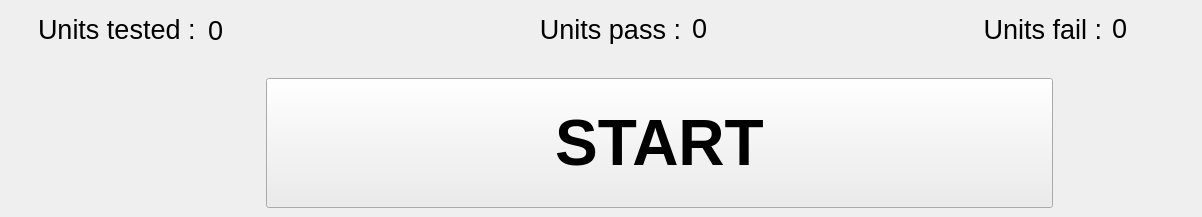
    <widget class="QWidget" name="tab_info">
     <attribute name="title">
      <string>Test</string>
     </attribute>
     <widget class="QLabel" name="lbl_lbl_units_fail">
      <property name="enabled">
       <bool>true</bool>
      </property>
      <property name="geometry">
       <rect>
        <x>941</x>
        <y>14</y>
        <width>161</width>
        <height>30</height>
       </rect>
      </property>
      <property name="font">
       <font>
        <pointsize>20</pointsize>
       </font>
      </property>
      <property name="text">
       <string>Units fail :</string>
      </property>
      <property name="alignment">
       <set>Qt::AlignRight|Qt::AlignTrailing|Qt::AlignVCenter</set>
      </property>
     </widget>
     <widget class="QLabel" name="lbl_lbl_units_tested">
      <property name="enabled">
       <bool>true</bool>
      </property>
      <property name="geometry">
       <rect>
        <x>38</x>
        <y>14</y>
        <width>161</width>
        <height>30</height>
       </rect>
      </property>
      <property name="font">
       <font>
        <pointsize>20</pointsize>
       </font>
      </property>
      <property name="text">
       <string>Units tested :</string>
      </property>
     </widget>
     <widget class="QLabel" name="lbl_units_pass">
      <property name="enabled">
       <bool>true</bool>
      </property>
      <property name="geometry">
       <rect>
        <x>692</x>
        <y>16</y>
        <width>81</width>
        <height>25</height>
       </rect>
      </property>
      <property name="font">
       <font>
        <pointsize>20</pointsize>
       </font>
      </property>
      <property name="text">
       <string>0</string>
      </property>
     </widget>
     <widget class="QLabel" name="lbl_lbl_units_pass">
      <property name="enabled">
       <bool>true</bool>
      </property>
      <property name="geometry">
       <rect>
        <x>520</x>
        <y>14</y>
        <width>161</width>
        <height>30</height>
       </rect>
      </property>
      <property name="font">
       <font>
        <pointsize>20</pointsize>
       </font>
      </property>
      <property name="text">
       <string>Units pass :</string>
      </property>
      <property name="alignment">
       <set>Qt::AlignRight|Qt::AlignTrailing|Qt::AlignVCenter</set>
      </property>
     </widget>
     <widget class="QLabel" name="lbl_units_fail">
      <property name="enabled">
       <bool>true</bool>
      </property>
      <property name="geometry">
       <rect>
        <x>1112</x>
        <y>16</y>
        <width>81</width>
        <height>25</height>
       </rect>
      </property>
      <property name="font">
       <font>
        <pointsize>20</pointsize>
       </font>
      </property>
      <property name="text">
       <string>0</string>
      </property>
     </widget>
     <widget class="QLabel" name="lbl_units_tested">
      <property name="enabled">
       <bool>true</bool>
      </property>
      <property name="geometry">
       <rect>
        <x>208</x>
        <y>18</y>
        <width>79</width>
        <height>25</height>
       </rect>
      </property>
      <property name="font">
       <font>
        <pointsize>20</pointsize>
       </font>
      </property>
      <property name="text">
       <string>0</string>
      </property>
     </widget>
     <widget class="QPushButton" name="btn_lbl_start">
      <property name="geometry">
       <rect>
        <x>266</x>
        <y>78</y>
        <width>787</width>
        <height>130</height>
       </rect>
      </property>
      <property name="font">
       <font>
        <pointsize>48</pointsize>
        <weight>75</weight>
        <bold>true</bold>
       </font>
      </property>
      <property name="styleSheet">
       <string notr="true">background-color: rgb(236, 236, 236)</string>
      </property>
      <property name="text">
       <string>START</string>
      </property>
     </widget>
    </widget>
